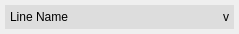
<?xml version="1.0" encoding="UTF-8"?>
<ui version="4.0">
 <class>Form</class>
 <widget class="QWidget" name="Form">
  <property name="geometry">
   <rect>
    <x>0</x>
    <y>0</y>
    <width>239</width>
    <height>33</height>
   </rect>
  </property>
  <property name="sizePolicy">
   <sizepolicy hsizetype="Preferred" vsizetype="MinimumExpanding">
    <horstretch>0</horstretch>
    <verstretch>0</verstretch>
   </sizepolicy>
  </property>
  <property name="windowTitle">
   <string>Form</string>
  </property>
  <layout class="QGridLayout" name="gridLayout">
   <property name="margin">
    <number>5</number>
   </property>
   <property name="spacing">
    <number>0</number>
   </property>
   <item row="0" column="0">
    <widget class="QWidget" name="widget" native="true">
     <property name="sizePolicy">
      <sizepolicy hsizetype="Expanding" vsizetype="Fixed">
       <horstretch>0</horstretch>
       <verstretch>0</verstretch>
      </sizepolicy>
     </property>
     <property name="maximumSize">
      <size>
       <width>16777215</width>
       <height>30</height>
      </size>
     </property>
     <property name="styleSheet">
      <string notr="true">background: #ddd;</string>
     </property>
     <layout class="QHBoxLayout" name="horizontalLayout">
      <property name="spacing">
       <number>0</number>
      </property>
      <property name="margin">
       <number>5</number>
      </property>
      <item>
       <widget class="QLabel" name="line_name_label">
        <property name="text">
         <string>Line Name</string>
        </property>
       </widget>
      </item>
      <item>
       <widget class="QLabel" name="label">
        <property name="sizePolicy">
         <sizepolicy hsizetype="Fixed" vsizetype="Preferred">
          <horstretch>0</horstretch>
          <verstretch>0</verstretch>
         </sizepolicy>
        </property>
        <property name="maximumSize">
         <size>
          <width>30</width>
          <height>16777215</height>
         </size>
        </property>
        <property name="layoutDirection">
         <enum>Qt::LeftToRight</enum>
        </property>
        <property name="text">
         <string>v</string>
        </property>
        <property name="alignment">
         <set>Qt::AlignRight|Qt::AlignTrailing|Qt::AlignVCenter</set>
        </property>
       </widget>
      </item>
     </layout>
    </widget>
   </item>
  </layout>
 </widget>
 <resources/>
 <connections/>
</ui>
